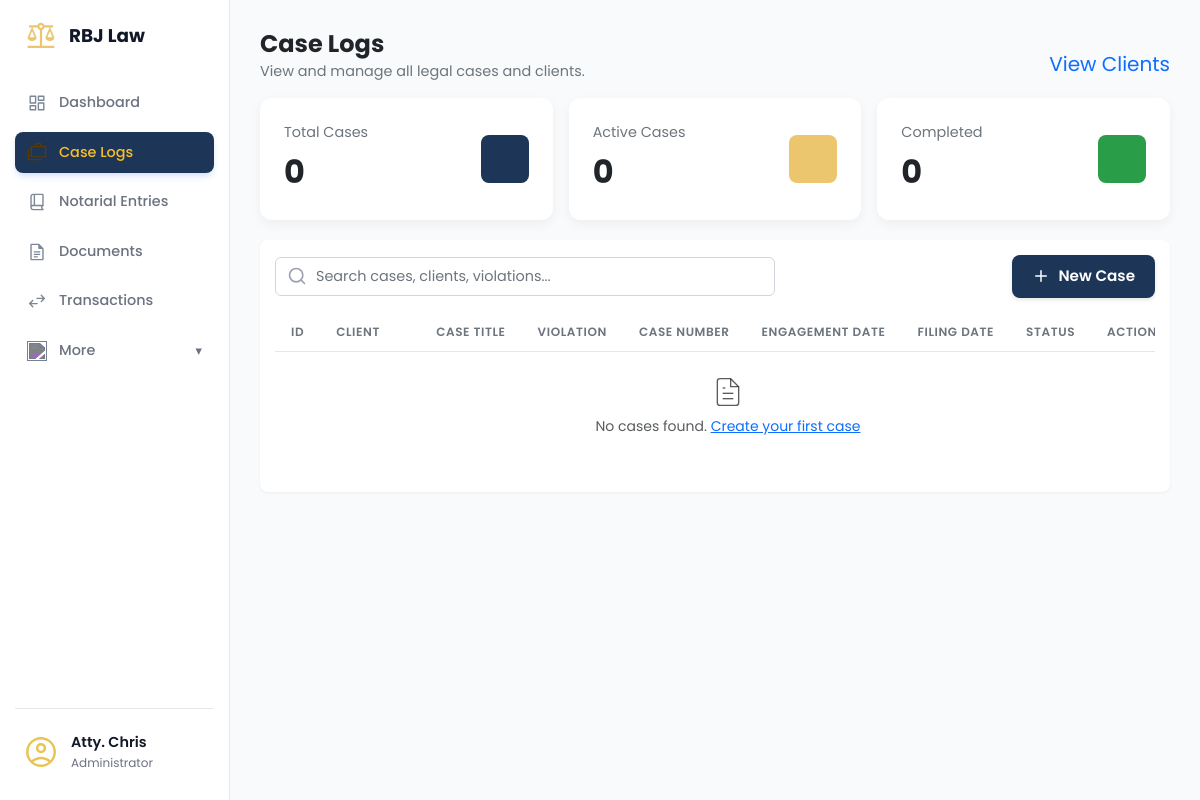
/cases/ (signed in), run on an earlier commit of the app's database.
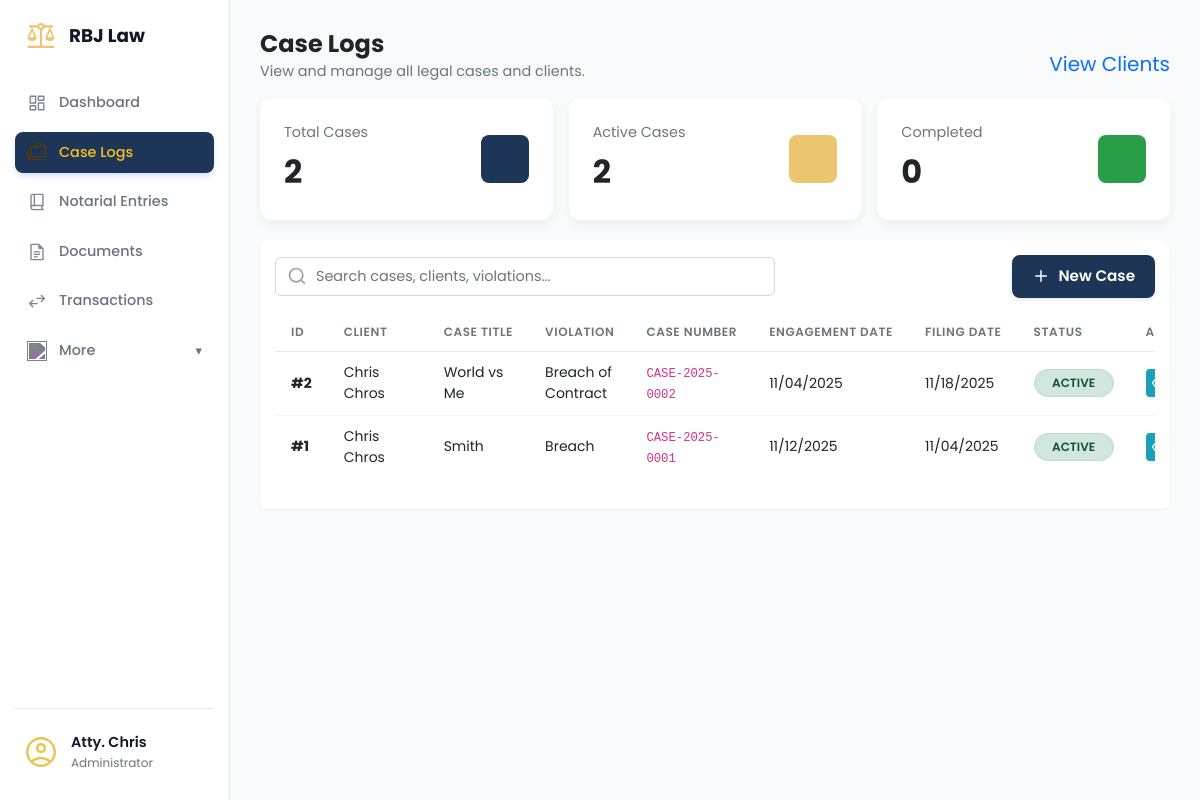
And on a later commit of the database.
### app/models/case_mdl.py (models this page shows, shortened)
class Case(db.Model):
    __tablename__ = 'cases'
    id = db.Column(db.Integer, primary_key=True)
    case_number = db.Column(db.String(100), unique=True, nullable=False)
    title = db.Column(db.String(255), nullable=False)
    case_type = db.Column(db.String(100), nullable=False)
    violation = db.Column(db.String(255), nullable=True)
    status = db.Column(db.String(50), default='active', nullable=False)
    engagement_date = db.Column(db.Date, nullable=False)
    filing_date = db.Column(db.Date, nullable=True)
    client_id = db.Column(db.Integer, db.ForeignKey('clients.id'), nullable=False)
    assigned_attorney_id = db.Column(db.Integer, db.ForeignKey('users.id'), nullable=True)
    created_at = db.Column(db.DateTime, default=datetime.utcnow)
    updated_at = db.Column(db.DateTime, default=datetime.utcnow, onupdate=datetime.utcnow)
    client = db.relationship('Client', backref='cases', lazy=True)
    assigned_attorney = db.relationship('User', backref='assigned_cases', lazy=True)

### app/models/client_mdl.py (models this page shows, shortened)
class Client(db.Model):
    __tablename__ = 'clients'
    id = db.Column(db.Integer, primary_key=True)
    client_first_name = db.Column(db.String(100), nullable=False)
    client_last_name = db.Column(db.String(100), nullable=False)
    client_address = db.Column(db.String(255), nullable=False)
    client_email = db.Column(db.String(120), nullable=False, unique=True)
    client_phone = db.Column(db.String(50))
    client_role = db.Column(db.String(50))
    notes = db.Column(db.Text)
    transaction_items = db.relationship('TransactionItem', backref='client', lazy=True)
    @property
    def full_name(self):
        return f"{self.client_first_name} {self.client_last_name}"

### app/routes/case_routes.py (the view)
@case_bp.route('/')
@login_required
def list_cases():
    cases = CaseService.get_all_cases()
    return render_template('cases/list.html', cases=cases)

### app/services/case_service.py (called while the page is built)
    @staticmethod
    def get_all_cases():
        from app.models.case_mdl import Case
        return Case.query.order_by(Case.created_at.desc()).all()

### app/templates/cases/list.html (shortened to what the changed rows need)
{% extends "base.html" %}
{% block content %}
<main class="dashboard-content">
    <header class="dashboard-header">
        <div>
            <h1>Case Logs</h1>
        </div>
    </header>
    <section class="dashboard-cards">
        <div class="data-card">
            <div class="data-card__info">
                <span class="data-card__title">Total Cases</span>
                <span class="data-card__value">{{ cases|length }}</span>
            </div>
        </div>
        <div class="data-card">
            <div class="data-card__info">
                <span class="data-card__title">Active Cases</span>
                <span class="data-card__value">
                    {{ cases|selectattr('status', 'equalto', 'active')|list|length }}
                </span>
            </div>
        </div>
    </section>
    <section class="dashboard-panels-bottom dashboard-panels-bottom--single">
        <div class="panel-card" style="width: 100%;">
            <div class="table-wrapper panel-card__body">
                <table class="table client-table">
                    <colgroup>
                    </colgroup>
                    <thead>
                        <tr>
                            <th data-sort-key="id">ID</th>
                            <th data-sort-key="client">Client</th>
                            <th data-sort-key="case-title">Case Title</th>
                            <th data-sort-key="violation">Violation</th>
                            <th data-sort-key="case-number">Case Number</th>
                            <th data-sort-key="engagement-date">Engagement Date</th>
                            <th data-sort-key="filing-date">Filing Date</th>
                            <th data-sort-key="status">Status</th>
                            <th>Actions</th>
                        </tr>
                    </thead>
                    <tbody>
                        {% for case in cases %}
                        <tr>
                            <td><strong>#{{ case.id }}</strong></td>
                            <td>
                                {% if case.client %}
                                {{ case.client.full_name }}
                                {% else %}
                                <span class="text-muted">No Client</span>
                                {% endif %}
                            </td>
                            <td>{{ case.title }}</td>
                            <td>{{ case.violation or 'N/A' }}</td>
                            <td><code>{{ case.case_number }}</code></td>
                            <td>{{ case.engagement_date.strftime('%m/%d/%Y') }}</td>
                            <td>
                                {% if case.filing_date %}
                                {{ case.filing_date.strftime('%m/%d/%Y') }}
                                {% else %}
                                <span class="text-muted">Not filed</span>
                                {% endif %}
                            </td>
                            <td>
                                <span class="status-tag status-tag--{{ case.status }}">
                                    {{ case.status|title }}
                                </span>
                            </td>
                            <td>
                                <div class="action-buttons">
                                    <a href="{{ url_for('case.view_case', case_id=case.id) }}"
                                        class="btn-action btn-action--info" title="View">
                                        <svg xmlns="http://www.w3.org/2000/svg" width="16" height="16"
                                            viewBox="0 0 24 24" fill="none" stroke="currentColor" stroke-width="2"
                                            stroke-linecap="round" stroke-linejoin="round">
                                            <path d="M1 12s4-8 11-8 11 8 11 8-4 8-11 8-11-8-11-8z"></path>
                                            <circle cx="12" cy="12" r="3"></circle>
                                        </svg>
                                    </a>
                                </div>
                            </td>
                        </tr>
                        {% else %}
                        <tr>
                            <td colspan="9" class="text-center py-4">
                                <div class="text-muted">
                                    <p class="mb-0">No cases found. <a href="{{ url_for('case.create_case') }}">Create
                                            your first case</a></p>
                                </div>
                            </td>
                        </tr>
                        {% endfor %}
                    </tbody>
                </table>
            </div>
        </div>
    </section>
</main>
{% endblock %}

What changed in the data, as far as the page shows it:
added Case: id "2", client.full_name "Chris Chros", title "World vs Me", violation "Breach of Contract", case_number "CASE-2025-0002", engagement_date "11/04/2025", filing_date "11/18/2025", status "ACTIVE"
added Case: id "1", client.full_name "Chris Chros", title "Smith", violation "Breach", case_number "CASE-2025-0001", engagement_date "11/12/2025", filing_date "11/04/2025", status "ACTIVE"
Also different on the page:
{{ cases|length }}: "0" → "2"
{{ cases|selectattr('status', 'equalto', 'active')|list|length }}: "0" → "2"
text no longer shown: "No cases found. Create your first case"
